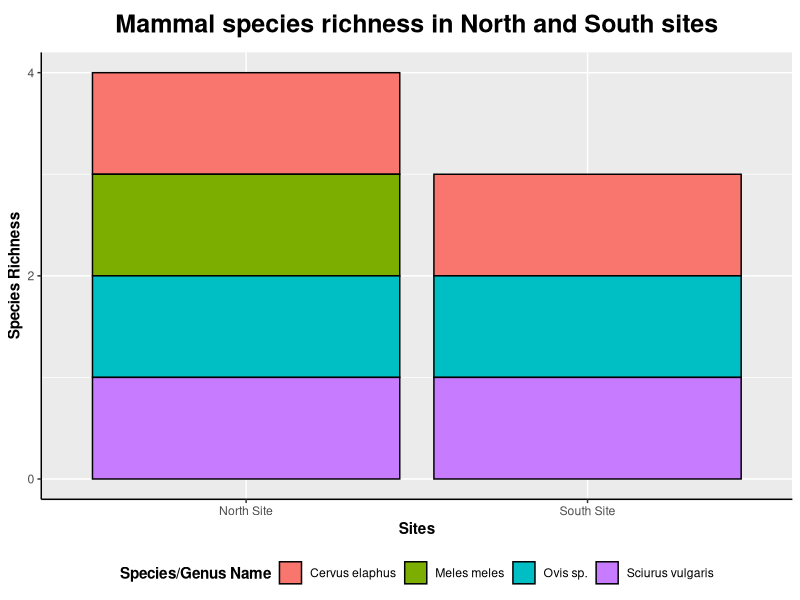
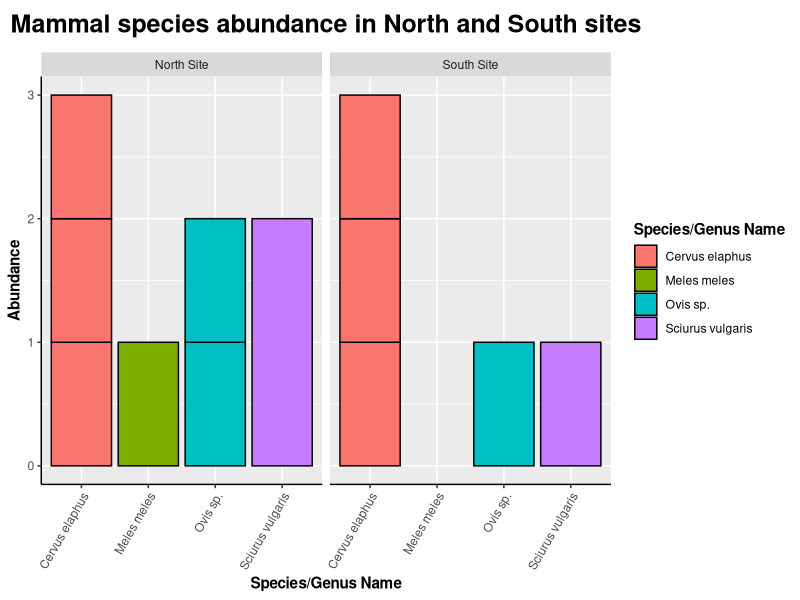
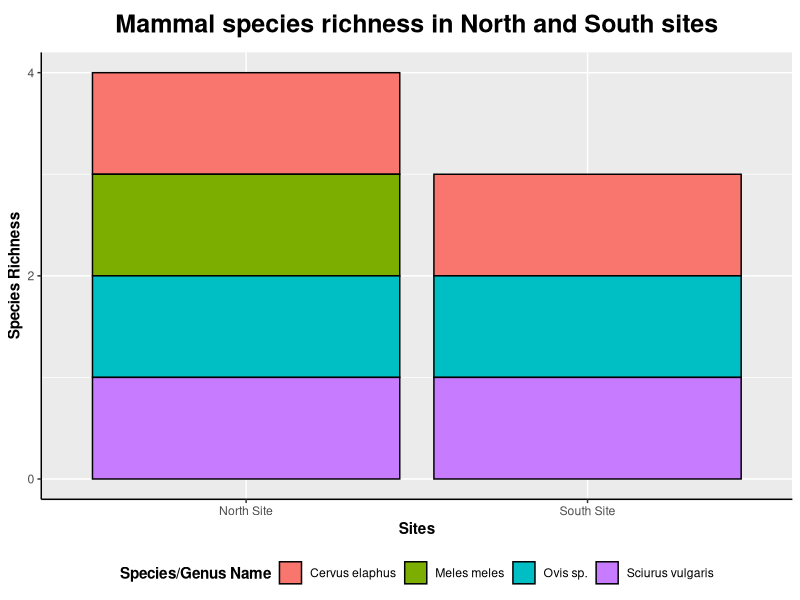
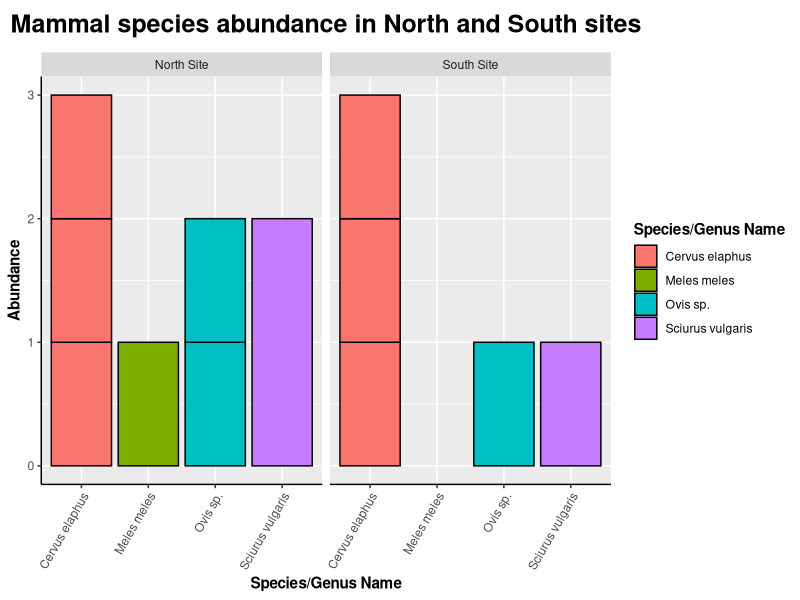

Recreate these plots in R, in order.
library(ggplot2)
library(dplyr)
library(readxl)

# Read in the csv file of the Mammal survey data to R
MammalData <- read.csv("Data/SurveyData/LochranzaMammal.csv")

# As the Mammals were identified to at least the genus level, remove all instances of unidentified records
MammalData <- MammalData[-which(MammalData$taxonRank=="No records"),]

# Create a new column for the site and enter a value based on the EventID
MammalData$site <- ""
MammalData <- MammalData %>% 
  mutate(
    site = case_when(
      substr(MammalData$eventID,1,1)=="N" ~ "North Site",
      substr(MammalData$eventID,1,1)=="S" ~ "South Site"
    )
  )

# Create a subset data frame of the distinct values only in both sites for the species richness
MammalRichness <- MammalData  %>% distinct(scientificName, site, .keep_all = TRUE)

# Create the Mammal Species Richness plot using ggplot2
(MammalRichnessPlot <- ggplot(MammalRichness,aes(x=site, fill=scientificName)) + 
    geom_bar(colour = "black") +
    scale_y_continuous(breaks=seq(0, 5, 2)) +
    labs(x="Sites", y="Species Richness", title="Mammal species richness in North and South sites", fill="Species/Genus Name") +
    theme(legend.position="bottom", 
          legend.title=element_text(face="bold"),
          axis.title=element_text(face="bold"),
          axis.line=element_line(colour="black"), 
          plot.title=element_text(hjust=0.5, face="bold", size = 18, margin=margin(t=5, b=10))
    )
)

# Save the Species Richness plot as a png file
ggsave(filename="Data/Figures/Mammal_Richness.png", MammalRichnessPlot, width=10, height=6)

# Create the Mammal Abundance plot using ggplot2
(MammalAbundancePlot <- ggplot(MammalData,aes(x=scientificName, y=individualCount, fill=scientificName)) +
    geom_col(colour = "black") +
    facet_wrap(~site) +
    labs(x="Species/Genus Name", y="Abundance", title="Mammal species abundance in North and South sites", fill="Species/Genus Name") +
    theme(legend.title=element_text(face="bold"),
          axis.title=element_text(face="bold"),
          axis.line=element_line(colour="black"),
          axis.text.x = element_text(angle = 60, hjust = 1),
          plot.title=element_text(hjust=0.5, face="bold", size = 18, margin=margin(t=5, b=10))
    )
)

# Save the Abundance plot as a png file
ggsave(filename="Data/Figures/Mammal_Abundance.png", MammalAbundancePlot, width=10, height=6)
